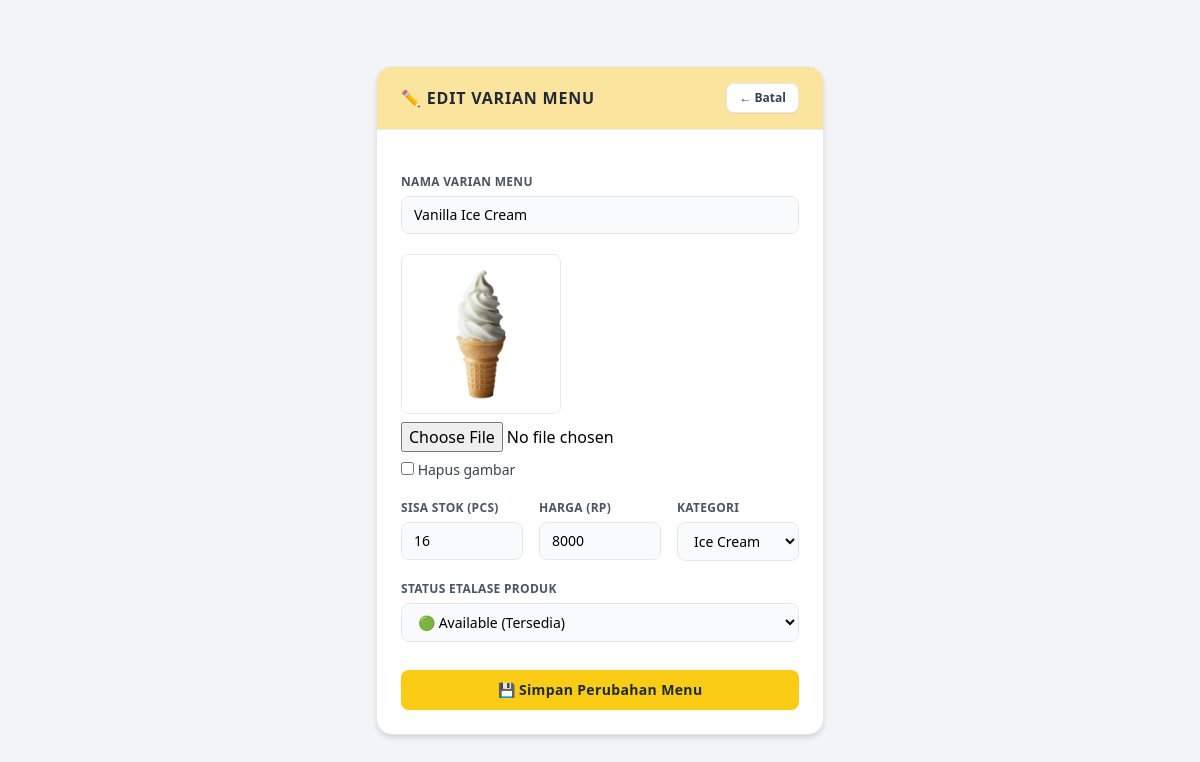
Page /update.php?id=1 on the committed database.
### tables this page shows
CREATE TABLE `menu` (
  `menu_id` int(11) NOT NULL,
  `menu_name` varchar(255) NOT NULL,
  `price` int(11) DEFAULT NULL,
  `category` enum('Ice Cream','Drinks','Snacks') NOT NULL,
  `qty` int(11) NOT NULL DEFAULT 0,
  `status` enum('Available','Sold Out') NOT NULL DEFAULT 'Available',
  `image` varchar(255) DEFAULT NULL
);

### update.php (the view, shortened to what this page needs)
<?php
include 'koneksi.php';
$id = intval($_GET['id']);
$query = mysqli_query($conn, "SELECT * FROM Menu WHERE menu_id = $id");
$menu = mysqli_fetch_assoc($query);
?>
<!DOCTYPE html>
<html lang="en">
<head>
    <script src="https://cdn.tailwindcss.com"></script>
</head>
<body class="bg-gray-100 font-sans min-h-screen flex flex-col items-center justify-center p-6">
<div class="bg-white rounded-2xl shadow-md border border-gray-200 w-full max-w-md overflow-hidden">
    <div class="bg-[#FBE49D] px-6 py-4 border-b border-gray-200 flex justify-between items-center">
        <h2 class="text-md font-black text-gray-800 uppercase tracking-wider">
            ✏️ Edit Varian Menu
        </h2>
        <a href="dashboard.php"
           class="text-xs bg-white hover:bg-gray-50 text-gray-700 font-bold px-3 py-1.5 rounded-lg border transition shadow-sm">
            &larr; Batal
        </a>
    </div>
    <form action="controller.php"
          method="POST"
          enctype="multipart/form-data"
          class="p-6 space-y-5">
        <div class="flex flex-col gap-1.5">
            <label class="text-xs font-bold text-gray-600 uppercase tracking-wide">
                Nama Varian Menu
            </label>
            <input type="text"
                   name="menu_name"
                   value="<?= htmlspecialchars($menu['menu_name']); ?>"
                   class="w-full px-3 py-2 text-sm rounded-lg border bg-gray-50 focus:bg-white focus:outline-none focus:ring-2 focus:ring-yellow-300 transition"
                   required>
        </div>
        <div class="flex flex-col gap-2">
            <?php if (!empty($menu['image'])): ?>
                <img src="uploads/<?= htmlspecialchars($menu['image']); ?>"
                     class="w-40 h-40 object-cover rounded-lg border">
            <?php endif; ?>
            <input type="file"
                   name="image"
                   accept="image/*">
            <label class="text-sm text-gray-700">
                <input type="checkbox" name="delete_image">
                Hapus gambar
            </label>
        </div>
        <div class="grid grid-cols-3 gap-4">
            <div class="flex flex-col gap-1.5">
                <label class="text-xs font-bold text-gray-600 uppercase tracking-wide">
                    Sisa Stok (pcs)
                </label>
                <input type="number"
                       name="qty"
                       value="<?= $menu['qty']; ?>"
                       class="w-full px-3 py-2 text-sm rounded-lg border bg-gray-50 focus:bg-white focus:outline-none focus:ring-2 focus:ring-yellow-300 transition"
                       required>
            </div>
            <div class="flex flex-col gap-1.5">
                <label class="text-xs font-bold text-gray-600 uppercase tracking-wide">
                    Harga (Rp)
                </label>
                <input type="number"
                       name="price"
                       value="<?= $menu['price']; ?>"
                       class="w-full px-3 py-2 text-sm rounded-lg border bg-gray-50 focus:bg-white focus:outline-none focus:ring-2 focus:ring-yellow-300 transition"
                       required>
            </div>
            <div class="flex flex-col gap-1.5">
                <label class="text-xs font-bold text-gray-600 uppercase tracking-wide">
                    Kategori
                </label>
                <select name="category"
                        class="w-full px-3 py-2 text-sm rounded-lg border bg-gray-50 focus:bg-white focus:outline-none focus:ring-2 focus:ring-yellow-300 transition"
                        required>
                    <option value="Ice Cream"
                        <?= $menu['category'] == 'Ice Cream' ? 'selected' : ''; ?>>
                        Ice Cream
                    </option>
                </select>
            </div>
        </div>
        <div class="flex flex-col gap-1.5">
            <label class="text-xs font-bold text-gray-600 uppercase tracking-wide">
                Status Etalase Produk
            </label>
            <select name="status"
                    class="w-full px-3 py-2 text-sm rounded-lg border bg-gray-50 focus:bg-white focus:outline-none focus:ring-2 focus:ring-yellow-300 transition"
                    required>
                <option value="Available"
                    <?= $menu['status'] == 'Available' ? 'selected' : ''; ?>>
                    🟢 Available (Tersedia)
                </option>
            </select>
        </div>
        <div class="pt-2">
            <button type="submit"
                    class="w-full bg-yellow-400 hover:bg-yellow-500 text-gray-800 font-bold text-sm py-2.5 rounded-lg transition shadow-sm tracking-wide">
                💾 Simpan Perubahan Menu
            </button>
        </div>
    </form>
</div>
</body>
</html>

### rows in the picture
menu: menu_name "Vanilla Ice Cream", image (picture), qty "16", price "8000", category "Ice Cream", status "🟢 Available (Tersedia)"
